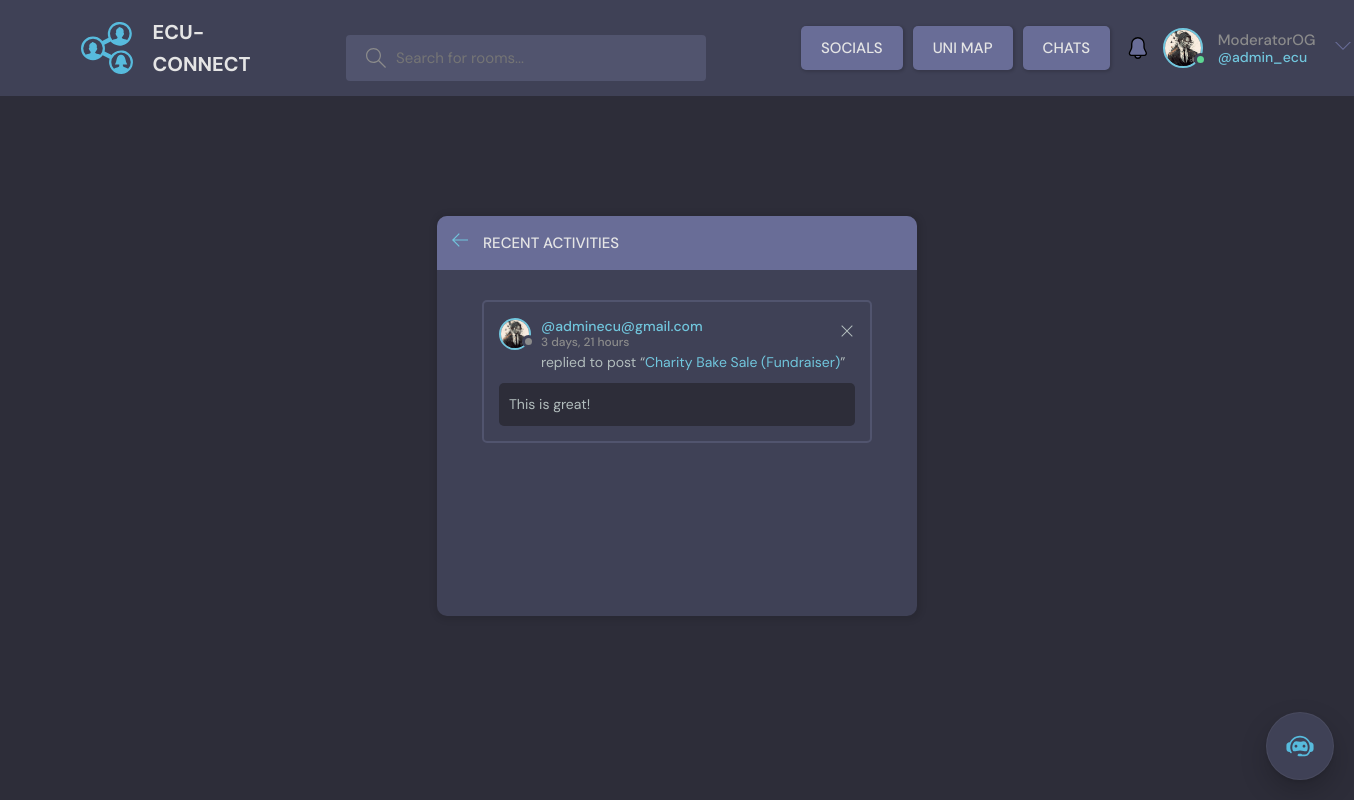
/activity/ (signed in), run on the app's committed database.
### base/models.py (models this page shows, shortened)
class User(AbstractUser):
    username = models.CharField(max_length=150, unique=True, null=True)
    name = models.CharField(max_length=200, null=True)
    email = models.EmailField(unique=True, null=True)
    bio = models.TextField(null=True)
    avatar = models.ImageField(null=True, default="avatar.svg")
    USERNAME_FIELD = 'email'
    REQUIRED_FIELDS = ['username']
    notifications = models.ManyToManyField(Notification, related_name='notifications', blank=True)

class Comment(models.Model):
    user = models.ForeignKey(User, on_delete=models.CASCADE)
    thread = models.ForeignKey(Thread, on_delete=models.CASCADE)
    body = models.TextField()
    updated = models.DateTimeField(auto_now= True)
    created = models.DateTimeField(auto_now_add= True)
    class Meta:
       ordering = ['-updated', '-created']

class Thread(models.Model):
    host = models.ForeignKey(User, on_delete = models.SET_NULL, null=True)
    topic = models.ForeignKey(Topic, on_delete = models.SET_NULL, null=True)
    name = models.CharField(max_length=200)
    description = models.TextField(null = True, blank = True)
    participants = models.ManyToManyField(User, related_name='participants', blank=True)
    updated = models.DateTimeField(auto_now= True)
    created = models.DateTimeField(auto_now_add= True)
    pinned = models.BooleanField(default=False)
    class Meta:
       ordering = ['-updated', '-created']
    def __str__(self):
        return self.name

### base/views.py (the view)
# urls.py: path('activity/', views.activityPage, name="activity"),
def activityPage(request):
    thread_comments = Comment.objects.all()[0:5]
    return render(request, 'base/activity.html', {'thread_comments': thread_comments})

### base/templates/base/activity.html
{% extends 'main.html' %}
{% block content %}
  <main class="layout">
    <div class="container">
      <div class="layout__box">
        <div class="layout__boxHeader">
          <div class="layout__boxTitle">
            <a href="{% url 'home' %}">
              <svg version="1.1" xmlns="http://www.w3.org/2000/svg" width="32" height="32" viewBox="0 0 32 32">
                <title>arrow-left</title>
                <path
                  d="M13.723 2.286l-13.723 13.714 13.719 13.714 1.616-1.611-10.96-10.96h27.625v-2.286h-27.625l10.965-10.965-1.616-1.607z"
                ></path>
              </svg>
            </a>
            <h3>Recent Activities</h3>
          </div>
        </div>
        <div class="activities-page layout__body">
          {% for comment in thread_comments %}
          <div class="activities__box">
            <div class="activities__boxHeader roomListRoom__header">
              <a href="{% url 'user_profile' comment.user.id %}" class="roomListRoom__author">
                <div class="avatar avatar--small">
                  <img src="{{comment.user.avatar.url}}" />
                </div>
                <p>
                  @{{comment.user}}
                  <span>{{comment.created|timesince}}</span>
                </p>
              </a>
              {% if request.user == comment.user %}
              <div class="roomListRoom__actions">
                <a href="{% url 'delete_comment' comment.id %}">
                  <svg version="1.1" xmlns="http://www.w3.org/2000/svg" width="32" height="32" viewBox="0 0 32 32">
                    <title>remove</title>
                    <path
                      d="M27.314 6.019l-1.333-1.333-9.98 9.981-9.981-9.981-1.333 1.333 9.981 9.981-9.981 9.98 1.333 1.333 9.981-9.98 9.98 9.98 1.333-1.333-9.98-9.98 9.98-9.981z"
                    ></path>
                  </svg>
                </a>
              </div>
              {% endif %}
            </div>
            <div class="activities__boxContent">
              <p>replied to post “<a href="{% url 'thread' comment.thread.id %}">{{comment.thread}}</a>”</p>
              <div class="activities__boxRoomContent">
                {{comment.body}}
              </div>
            </div>
          </div>
          {% endfor %}
        </div>
      </div>
    </div>
  </main>
  {% endblock content %}

### templates/navbar.html (shortened to what this page needs)
{% load static %}
<header class="header header--loggedIn">
  <div class="container">
    <a href="{% url 'home' %}" class="header__logo">
      <img src="{% static 'images/logo.svg' %}" />
      <h1>ECU-CONNECT</h1>
    </a>
    <form class="header__search" method="GET" action="{% url 'home' %}">
      <label>
        <input name="q" placeholder="Search for rooms..." />
      </label>
    </form>
    <nav class="header__menu">
      <a href="{% url 'social_page' %}" class="btn btn--dark">SOCIALS</a>
      <a href="{% url 'uni_map' %}" class="btn btn--dark no-wrap">UNI MAP</a>
      {% if request.user.is_authenticated %}
      <a href="{% url 'chats' %}" class="btn btn--dark">CHATS</a>
      <button class="dropdown-button-notification">
      </button>
      <div class="header__user">
        <a href="{%url 'user_profile' user.id %}">
          <div class="avatar avatar--medium active">
            <img src="{{request.user.avatar.url}}" />
          </div>
          <p>{{request.user.name}}<span>@{{request.user.username}}</span></p>
        </a>
        <button class="dropdown-button">
          <svg
            version="1.1"
            xmlns="http://www.w3.org/2000/svg"
            width="32"
            height="32"
            viewBox="0 0 32 32"
          >
            <title>chevron-down</title>
            <path d="M16 21l-13-13h-3l16 16 16-16h-3l-13 13z"></path>
          </svg>
        </button>
      </div>
      {% else %}
      <a href="{% url 'login' %}">
        <img src="{% static 'images/avatar.svg' %}" />
        <p>Login</p>
      </a>
      {% endif %}
    </nav>
  </div>
</header>

### data on the page
User: user.avatar (picture), user.name "ModeratorOG", user.username "admin_ecu"
Comment: user.avatar (picture), user "adminecu@gmail.com", created "3 days, 21 hours", thread "Charity Bake Sale (Fundraiser)", body "This is great!"
